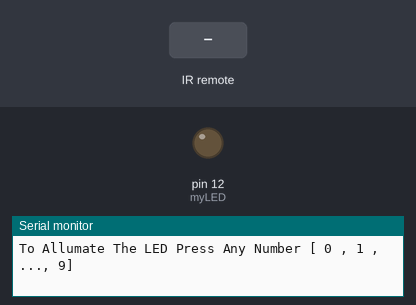
Bench run of a sketch on a simulated Arduino Uno, built with avr-gcc and run on an emulated ATmega328P. Shown: output pins drawn as LEDs (lit = HIGH), the last lines printed to the serial monitor. The test bench sets the inputs (shaded band).

Above: at 1.3 s.
1.4 s: infrared code 0xFD30CF received
At 2.1 s:
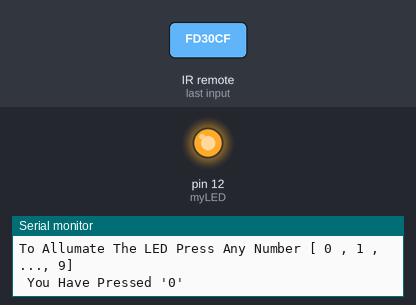
Timing chart, 0 to 4.4 s (numbered marks = the images above; inputs shaded):
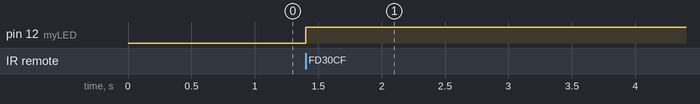

The sketch:

remote_command_.ino
```cpp
#include <IRremote.h>       // import IRreote lib
#define arry_on_size  10    // length of code_on arry
#define arry_off_size 11    // lenght of code_off arry
const int RECV_PIN = 10;    // connect the IR receiver to pin-10
const int myLED = 12;       // LED connected to pin 12
IRrecv irrecv(RECV_PIN);    // create a obeject called irrecv
decode_results results;     // create a object called results conatins codes

// Symboles in the IR Remote are used to off ( I used "NEC" Protocol )
float code_off[] = {0xFD00FF, 0xFD807F, 0xFD40BF , 0xFD20DF, 0xFDA05F  ,0xFD609F  , 0xFD10EF   , 0xFD906F   , 0xFD50AF , 0xFDB04F , 0xFD708F};

// codes (HEX) of { 0      ,  1       ,  2         ,  3        ,   4     ,  5       , 6        , 7       , 8       ,  9    }
float code_on[]   = {0xFD30CF, 0xFD08F7 , 0xFD8877  , 0xFD48B7  , 0xFD28D7,  0xFDA857, 0xFD6897, 0xFD18E7 , 0xFD9867 , 0xFD58A7 };

void setup() {
  // put your setup code here, to run once:
  Serial.begin(9600);         // start Serial commucation at 9600
  irrecv.enableIRIn();        // start the receiver
  pinMode(myLED, OUTPUT);     // set LED as OUT
  digitalWrite(myLED, LOW);   // start the LED off
  Serial.println("This is For 'NEC' Only Please Check your Remote Control Protocol");
  Serial.println("----------------------------------------------------------------");
  Serial.println("To Allumate The LED Press Any Number [ 0 , 1 , ..., 9]\n");

}

void loop() {
  // put your main code here, to run repeatedly:
  if (irrecv.decode(&results)) {               // receive and decode the received data
    for (int n = 0; n < arry_on_size ; n++){   // traverce all the arry
      if (results.value == code_on[n]) {       // check if the value exist in code_on arry
        digitalWrite(myLED, HIGH);             // if yes LED -> ON

        switch (results.value) {               // Convert DEC value of results.value to msg
        case 16593103:Serial.println(" You Have Pressed '0' ");  break;
        case 16582903:Serial.println(" You Have Pressed '1' ");  break;
        case 16615543:Serial.println(" You Have Pressed '2' ");  break;
        case 16599223:Serial.println(" You Have Pressed '3' ");  break;
        case 16591063:Serial.println(" You Have Pressed '4' ");  break;
        case 16623703:Serial.println(" You Have Pressed '5' ");  break;
        case 16607383:Serial.println(" You Have Pressed '6' ");  break;
        case 16586983:Serial.println(" You Have Pressed '7' ");  break;
        case 16619623:Serial.println(" You Have Pressed '8' ");  break;
        case 16603303:Serial.println(" You Have Pressed '9' ");  break;
        }
        //Serial.println(results.value, HEX);

      }
    }

    for (int n = 0; n < arry_off_size ; n++){    // traverce all the arry
      if (results.value == code_off[n]) {        // check if the value exist in code_off arry
        digitalWrite(myLED, LOW);                // if yes LED -> OFF
        Serial.println(" You Have Pressed a Symbol");
      }
  }
    irrecv.resume();  // Receive the next value
}
}
```

Measured:
- after the input at 1.4 s, pin 12 (myLED): LOW → HIGH at once
